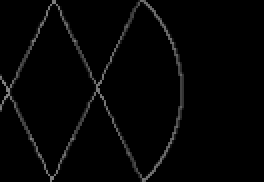
#> input picture Parabola2 - Epoch 226.png, 132 x 91 px, found by its file name (shown 2 times larger)
$ jupyter execute --allow-errors HoughTransformTesting.ipynb
#> lines starting #> are read from the running program, lines starting #| are printed output that depends on the picture; after the words box and inside, x2 and y2 are one past the last pixel; in counts of white or black regions, pixels touching at a corner belong together
# Info

https://medium.com/farmart-blog/connecting-dots-exploring-the-hough-transform-for-image-analysis-585942a7f56a

[cell 1]
import matplotlib.pyplot as plt
import numpy as np


from skimage.transform import hough_line, hough_line_peaks

def hough_line_custom(image):
    # Define the Hough space parameters
    theta_res = 1  # resolution of the accumulator in degrees
    rho_res = 1  # resolution of the accumulator in pixels

    # Compute the Hough space
    accumulator, thetas, rhos = hough_line(image, theta=np.arange(-90, 90, theta_res), rho=np.arange(-np.sqrt(2) * image.shape[0], np.sqrt(2) * image.shape[0], rho_res))

    return accumulator, thetas, rhos

[cell 2]
fig, axes = plt.subplots(1,2, figsize=(10, 5))

#create an image of size (150,150)
image = np.zeros((150,150))

#create white dots by setting the pixel values as 255
image[75, 75] = 255
image[25, 25] = 255
image[50, 50] = 255
image[100, 100] = 255
image[125, 125] = 255

#calculate the accumulator and the theta and rho values
accumulator, thetas, rhos = hough_line(image)

#plot the original image
axes[0].imshow(image)
axes[0].set_title('Original Image')
axes[0].axis('off')

#plot the hough space accumulator
axes[1].imshow(accumulator, cmap='hot')
axes[1].set_title('Hough Space')
axes[1].axis('off')
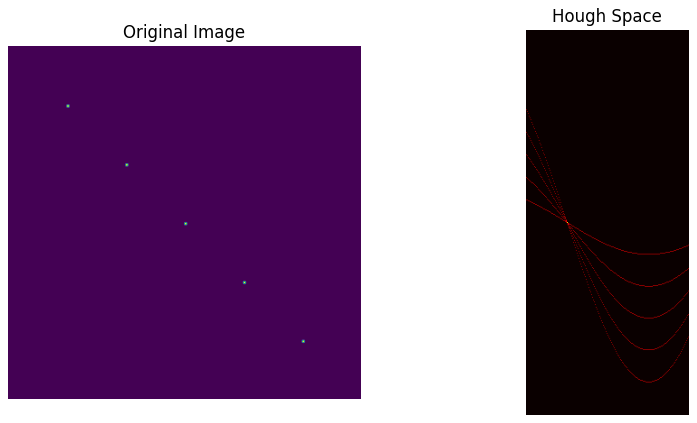
#> figure drawn by matplotlib, 2 panels

[cell 3]
# Standard

import matplotlib.pyplot as plt
import numpy as np
from skimage.io import imread
from skimage.feature import canny
from skimage.transform import hough_line, hough_line_peaks

def plot_image_with_lines(image, lines):
    fig, axes = plt.subplots(1, 2, figsize=(12, 6))

    # Plot the original image
    axes[0].imshow(image, cmap='gray')
    axes[0].set_title('Original Image')
    axes[0].axis('off')

    # Plot the image with detected lines
    axes[1].imshow(image, cmap='gray')
    for _, angle, dist in zip(*lines):
        y0 = (dist - 0 * np.cos(angle)) / np.sin(angle)
        y1 = (dist - image.shape[1] * np.cos(angle)) / np.sin(angle)
        axes[1].plot((0, image.shape[1]), (y0, y1), 'r')
    axes[1].set_xlim((0, image.shape[1]))
    axes[1].set_ylim((image.shape[0], 0))
    axes[1].set_title('Image with Detected Lines')
    axes[1].axis('off')

    plt.show()

# Load the image
image_path = r'A:\Users\Ada\GitHub\DeepClean_Repo\Parabola2 - Epoch 226.png'  # Replace with the actual path to your image
image = imread(image_path, as_gray=True)
#> image is the input picture: shape (91, 132) float64; min 0, max 0.522, mean 0.0176

print(image.shape)
#| (91, 132)

# Apply edge detection (Canny)
edges = canny(image, sigma=2, low_threshold=0.1, high_threshold=0.3)
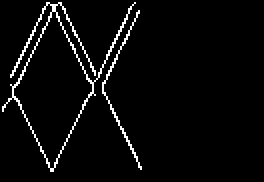
#> edges: shape (91, 132) bool (shown 2 times larger); 3.8% white in thin lines or dots, all inside (x1, y1, x2, y2) = (1, 1, 71, 86)

# Apply Standard Hough Transform
h, theta, d = hough_line(edges)
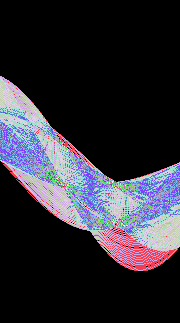
#> h: shape (323, 180) uint64; 47 distinct labels, from 0 to 79; one colour per label, 0 black
#> theta = 180 values from -1.57 to 1.55; d = 323 values from -161 to 161

# Find the most prominent lines
lines = hough_line_peaks(h, theta, d)
#> lines = ([79, 62, 45], [0.454, -0.454, 0.471], [60, 26, 26])

# Plot the original image and the image with detected lines
plot_image_with_lines(image, lines)
#> the loop in plot_image_with_lines, `for _, angle, dist in zip(*lines):` made 3 passes
#> (angle, dist, y0, y1) on passes 1 to 3: (0.454, 60, 136.9, -133.8), (-0.454, 26, -59.31, 211.3), (0.471, 26, 57.27, -201.8)
#> in plot_image_with_lines, `plt.show()`:
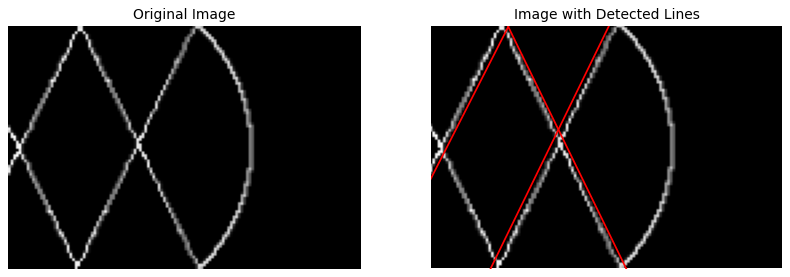
#> figure drawn by matplotlib, 2 panels

[cell 4]
# Probalistic

import matplotlib.pyplot as plt
import numpy as np
from skimage.io import imread
from skimage.feature import canny
from skimage.transform import probabilistic_hough_line

def plot_image_with_lines(image, lines):
    fig, axes = plt.subplots(1, 2, figsize=(12, 6))

    # Plot the original image
    axes[0].imshow(image, cmap='gray')
    axes[0].set_title('Original Image')
    axes[0].axis('off')

    # Plot the image with detected lines
    axes[1].imshow(image, cmap='gray')
    for line in lines:
        p0, p1 = line
        axes[1].plot((p0[0], p1[0]), (p0[1], p1[1]), 'g')
    axes[1].set_title('Image with Detected Lines')
    axes[1].axis('off')

    plt.show()

# Load the image
image_path = r'A:\Users\Ada\GitHub\DeepClean_Repo\Parabola2 - Epoch 226.png'  # Replace with the actual path to your image
image = imread(image_path, as_gray=True)

print(image.shape)
#| (91, 132)
print(image.dtype)
#| float64

# Apply edge detection (Canny)
edges = canny(image, sigma=2, low_threshold=0.1, high_threshold=0.3)

# Apply Probabilistic Hough Transform
min_line_length = 75
max_line_gap = 5
lines = probabilistic_hough_line(edges, threshold=10, line_length=min_line_length, line_gap=max_line_gap)
#> lines = [((26, 85), (67, 1))]

# Plot the original image and the image with detected lines
plot_image_with_lines(image, lines)
#> the loop in plot_image_with_lines, `for line in lines:` made 1 pass
#> (p0, p1) on pass 1: ((26, 85), (67, 1))
#> in plot_image_with_lines, `plt.show()`:
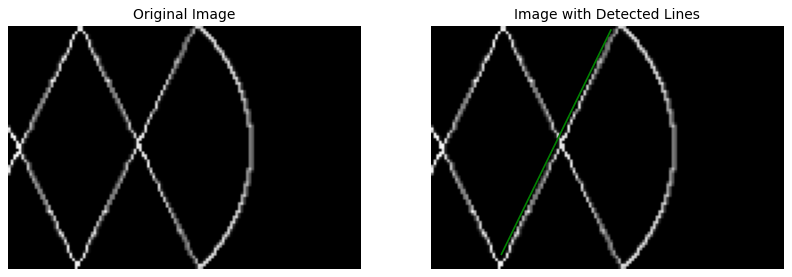
#> figure drawn by matplotlib, 2 panels

[cell 5]
fig, axes = plt.subplots(1,2, figsize=(10, 5))

# Load the image
image_path = r'A:\Users\Ada\GitHub\DeepClean_Repo\Parabola2 - Epoch 226.png'  # Replace with the actual path to your image
image = imread(image_path, as_gray=True)

#calculate the accumulator and the theta and rho values
accumulator, thetas, rhos = hough_line(image)
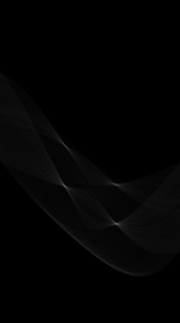
#> accumulator: shape (323, 180) uint64; min 0, max 101, mean 2.9
#> thetas = 180 values from -1.57 to 1.55; rhos = 323 values from -161 to 161

#plot the original image
axes[0].imshow(image)
axes[0].set_title('Original Image')
axes[0].axis('off')

#plot the hough space accumulator
axes[1].imshow(accumulator, cmap='hot')
axes[1].set_title('Hough Space')
axes[1].axis('off')

print(image.shape   )
#| (91, 132)


# Apply edge detection (Canny)
edges = canny(image, sigma=2, low_threshold=0.1, high_threshold=0.3)

# Apply Standard Hough Transform
h, theta, d = hough_line(edges)

# Find the most prominent lines
lines = hough_line_peaks(h, theta, d)
#> lines = ([79, 62, 45], [0.454, -0.454, 0.471], [60, 26, 26])
#> the loop in plot_image_with_lines, `for line in lines:` made 1 pass

# Plot the original image and the image with detected lines
#> (the rest of this cell did not finish here and is left out)
